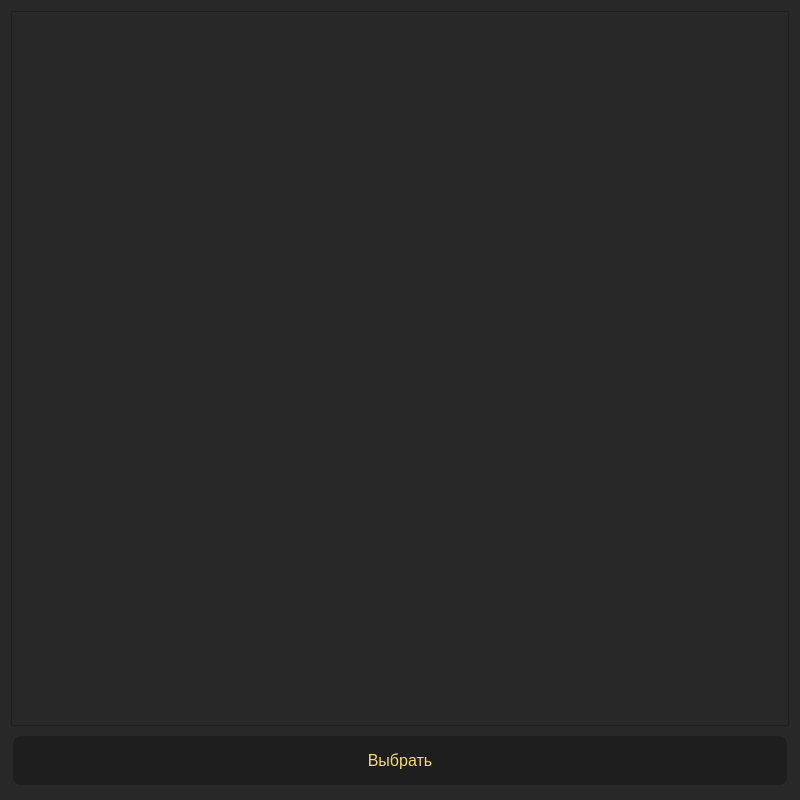
<?xml version="1.0" encoding="UTF-8"?>
<ui version="4.0">
 <class>theBill</class>
 <widget class="QDialog" name="theBill">
  <property name="geometry">
   <rect>
    <x>0</x>
    <y>0</y>
    <width>800</width>
    <height>800</height>
   </rect>
  </property>
  <property name="windowTitle">
   <string>Dialog</string>
  </property>
  <property name="styleSheet">
   <string notr="true">color: rgb(244, 222, 100);
font: 25 8pt &quot;Comfortaa&quot;;
background-color: #282828; </string>
  </property>
  <layout class="QGridLayout" name="gridLayout">
   <item row="1" column="0">
    <widget class="QPushButton" name="pushButton">
     <property name="styleSheet">
      <string notr="true">background-color: #1E1E1E; 
    border: none;
    color: rgb(244, 222, 100); 
    padding: 15px 32px; 
    text-align: center; 
    text-decoration: none;

    font-size: 16px; 
    margin: 4px 2px; 
    border-radius: 8px; </string>
     </property>
     <property name="text">
      <string>Выбрать</string>
     </property>
    </widget>
   </item>
   <item row="0" column="0">
    <widget class="QListWidget" name="listWidget">
     <property name="styleSheet">
      <string notr="true">    color: rgb(244, 222, 100); 
 font-size: 2rem;</string>
     </property>
    </widget>
   </item>
  </layout>
 </widget>
 <resources/>
 <connections/>
</ui>
